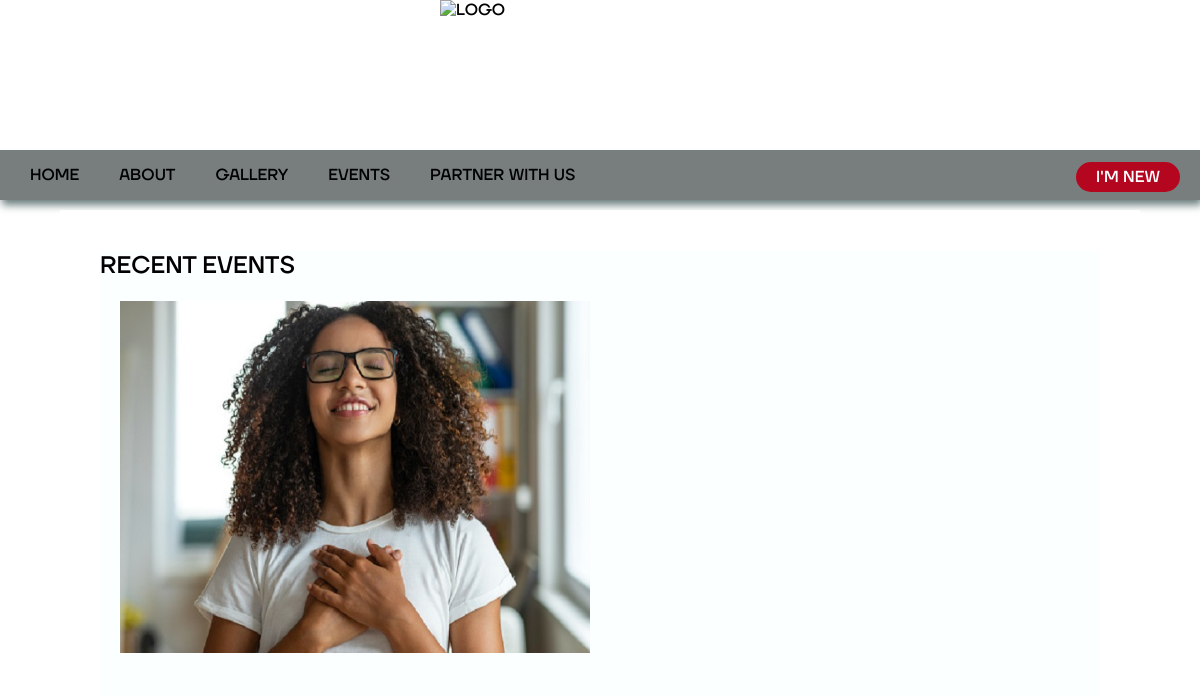
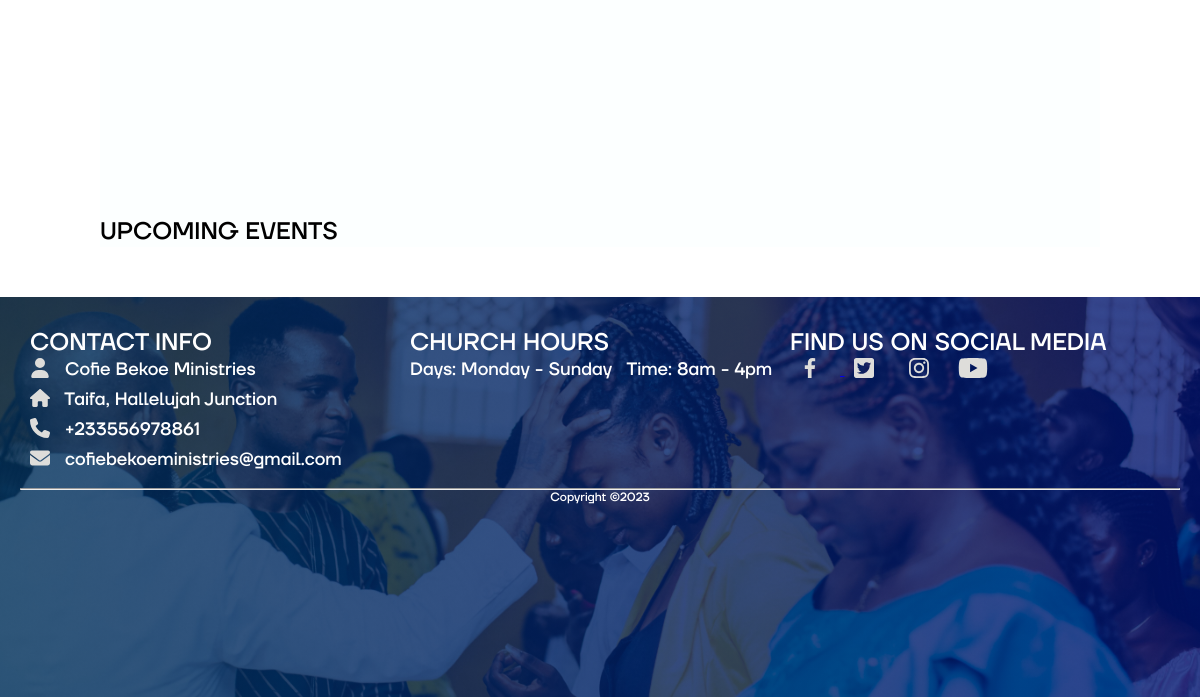
The app's page /church/events, older data (2 pictures, top to bottom).
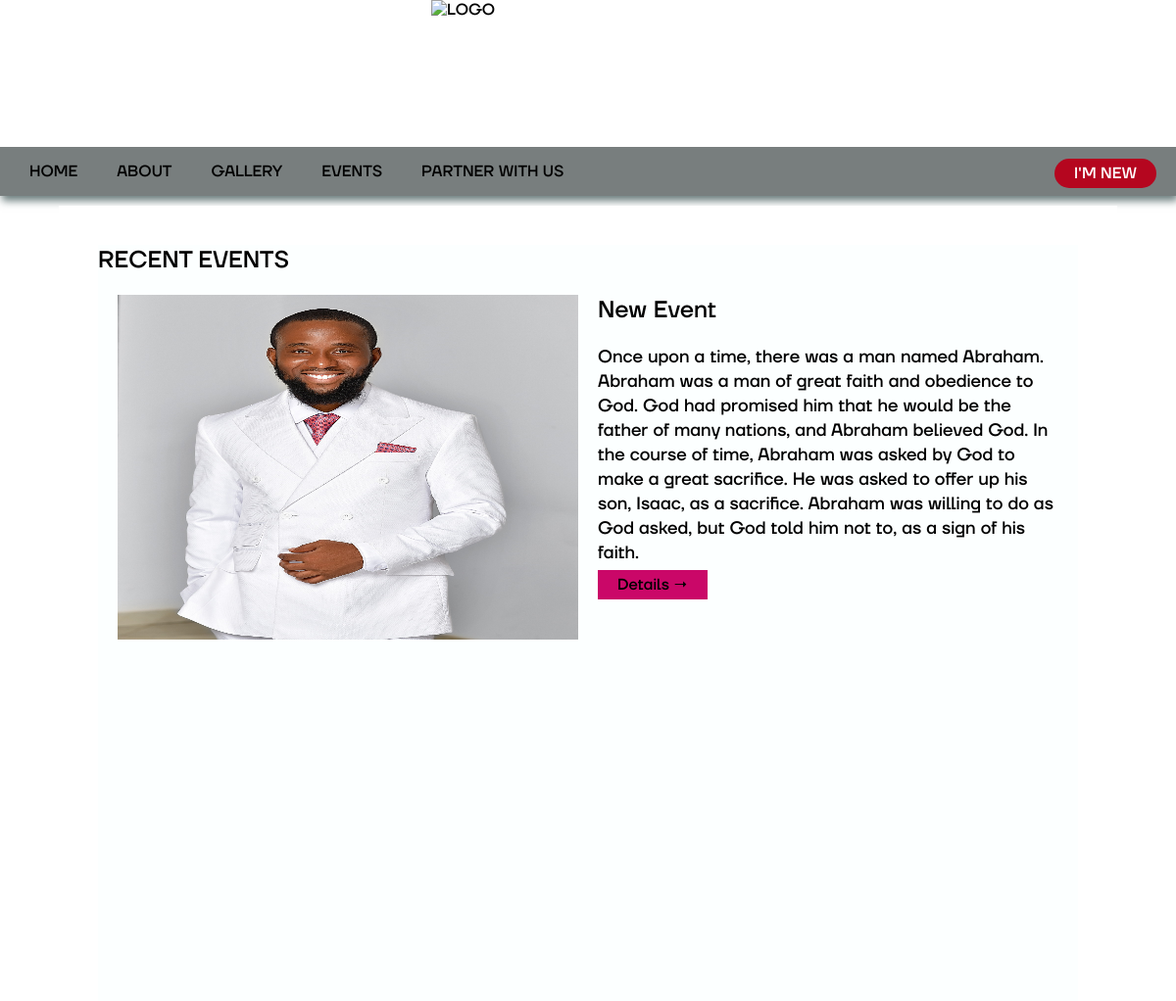
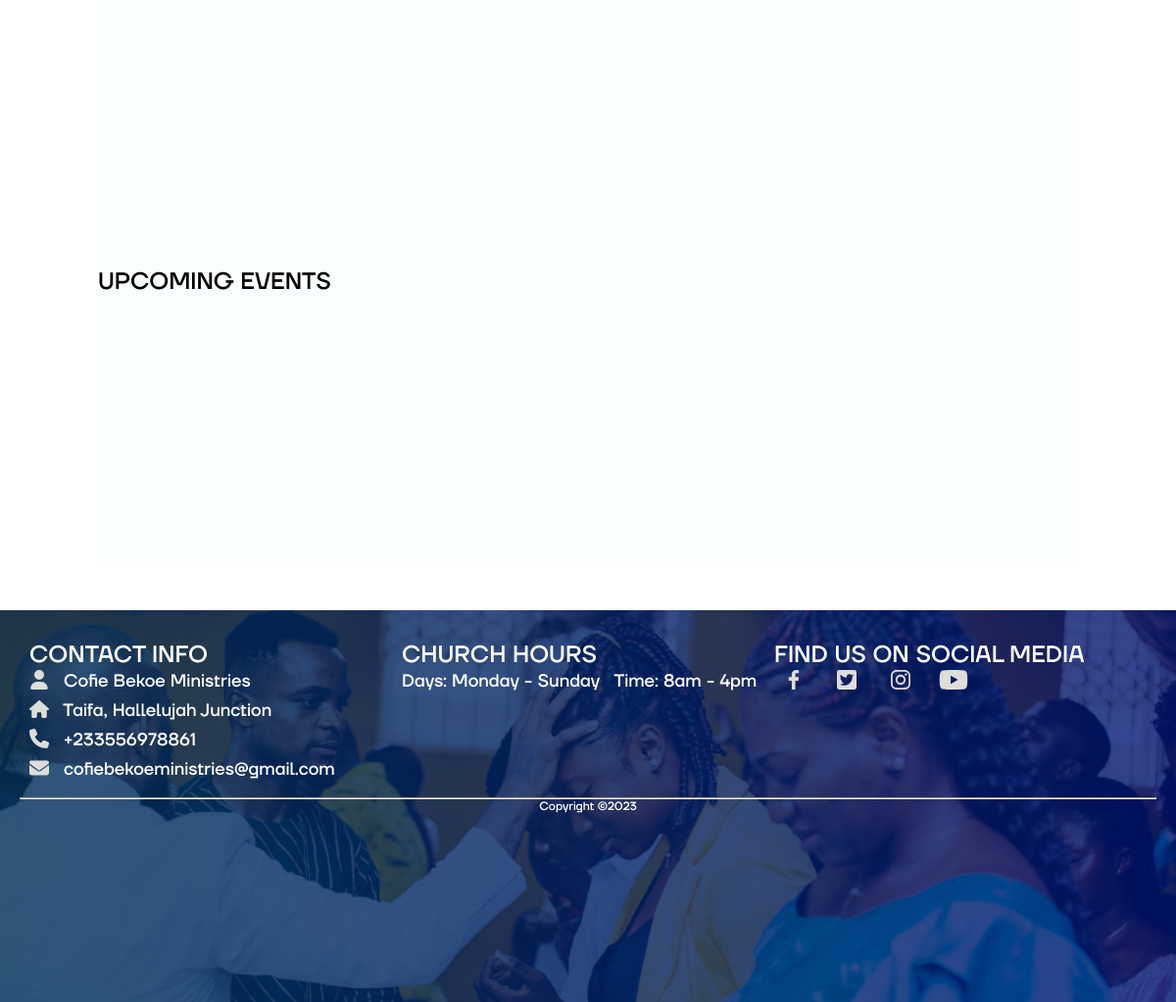
The same page, newer data (2 pictures, top to bottom).
### churchweb/models.py (models this page shows, shortened)
class RecentEvents(models.Model):
    event = models.ForeignKey(Events, on_delete=models.CASCADE)
    event_details = models.TextField(null=True, blank=True)
    date = models.DateTimeField(auto_now_add=True)
    updated = models.DateTimeField(auto_now=True)
    class Meta:
        verbose_name = _("Recent Event")
        verbose_name_plural = _("Recent Events")

class Events(models.Model):
    STATUS_CHOICE = (
        ("normal", "N"),
        ("major", "M")
    )
    name = models.CharField(max_length=256)
    event_type=models.CharField(choices=STATUS_CHOICE, max_length=120, default="N")
    event_date = models.DateField()
    rsvp = models.ForeignKey(RSVP, on_delete=models.PROTECT)
    event_poster = models.ImageField(upload_to = "img")
    time = models.TimeField(blank=True, null=True)
    from_time = models.TimeField(blank=True, null=True)
    to_time = models.TimeField(blank=True, null=True)
    venue = models.CharField(max_length=256)
    status = models.BooleanField(default=True)
    class Meta:
        verbose_name = _("Event")
        verbose_name_plural = _("Events")

### churchweb/views.py (the view)
# urls.py: path('church/events', events, name = 'events' ),
def events(request):
    events_ = Events.objects.filter(status=True).order_by("-event_date")
    recents = RecentEvents.objects.all().order_by("-date")[:2]
    context = {
        'events': events_,
        "recents":recents,
    }
    return render(request, 'events.html', context)

### templates/events.html (shortened to what this page needs)
{% extends 'index.html' %}
{% load static %}
    {% block content %}
    <link rel="stylesheet" href="{% static 'css/events.css' %}">
        <main class="events-section" id="main-body">
            <section class="events">
                <h1>RECENT EVENTS</h1>
                <div class="recent-events-session">
                    {% for event_ in recents %}
                    <div class="recent-events-one">
                        <img class="fade-in" src="{{event_.event.event_poster.url}}" alt="event image left">
                        <div class="option-two fade-in">
                            <h1>{{ event_.event.name }}</h1>
                            <p>{{ event_.event_details }}</p>
                            <a href="#">Details &rarr;</a>
                        </div>
                    </div>
                    {% endfor %}
                </div>
                <h1>UPCOMING EVENTS</h1>
                <div class="upcoming-events">
                </div>
            </section>
        </main>
    {% endblock content %}

### templates/index.html (shortened to what this page needs)
{% load static %}
<!DOCTYPE html>
<html lang="en">
<head>
    <link rel="stylesheet" href="{% static 'css/style.css' %}">
</head>
<body>
    <section id="parentComponent">
        <header class="navBar">
            <div class="logo-nav-elements">
                <div class="nav-menu-items">
                    <div class="logo">
                        <img src="{% static './img/LOGO1 cropped.png' %}" alt="LOGO">
                    </div>
                </div>
                <nav class="navigation">
                    <div class="nav-elements">
                        <a class="nav-link" href="{% url 'index-page' %}">HOME</a>
                        <a class="nav-link" href="{% url 'about' %}">ABOUT</a>
                        <a class="nav-link" href="{% url 'gallery' %}">GALLERY</a>
                        <a class="nav-link" href="{% url 'events' %}">EVENTS</a>
                        <a class="nav-link" href="{% url 'give' %}">PARTNER WITH US</a>
                    </div>
                    <div class="nav-elements nav-ele2">
                        <a href="{% url 'about'  %}">I'M NEW</a>
                    </div>
                </nav>
            </div>
            {% block content %}{% endblock content %}
    <footer class="footer-area">
        <div class="footer-items">
            <div class="footer lozad">
                <h1>CONTACT INFO</h1>
                <p><img src="{% static './img/user.svg' %}" alt=""> Cofie Bekoe Ministries</p>
                <p><img src="{% static './img/home.svg' %}" alt=""> Taifa, Hallelujah Junction</p>
                <br>
                <p><img src="{% static './img/phone.svg' %}" alt=""> +233556978861</p>
                <p><img src="{% static './img/mail.svg' %}" alt=""> cofiebekoeministries@gmail.com</p>
            </div>
            <div class="footer lozad">
                <h1>CHURCH HOURS</h1>
                <span>
                    <p>Days: Monday - Sunday</p>
                    <p>Time: 8am - 4pm</p>
                </span>
            </div>
            <div class="footer lozad">
                <h1>FIND US ON SOCIAL MEDIA</h1>
                <span class="social-links">
                    <a href="https://www.facebook.com/100070673075307/posts/267725212259913/?mibextid=rS40aB7S9Ucbxw6v"><img src="{% static './img/facebook.svg' %}" alt="">
                    </a>
                    <a href="#"><img src="{% static './img/tweeticon.svg' %}" alt=""></a>
                    <a href="https://instagram.com/cofiebekoe?igshid=YmMyMTA2M2Y="><img src="{% static './img/insta.svg' %}" alt=""></a>
                    <a href="https://www.youtube.com/@prophetpowermanbekoe1295" target="_blank"><img src="{% static './img/tube.svg' %}" alt=""></a>
                </span>
            </div>
        </div>
        <hr>
        <div style="display: block; justify-content: center; align-items: center;">
            <p style="text-align: center; font-size: 12px;" id="date"></p>
        </div>
    </footer>
</body>
</html>

### church/static/css/style.css (style rules this page uses)
* { margin: 0; padding: 0; box-sizing: border-box; }
#main-body { font-family: url('/static/fonts/TT Firs Neue Trial Medium.ttf') }
body { width: 100%; font-family: 'TT-Firs-Neue-Trial-Medium', sans-serif; }
p { font-family: "TT-Firs-Neue-Trial-Regular"; font-size: 16px; }
.logo-nav-elements { display: block; justify-content: space-between; align-items: center; flex-wrap: wrap; background-size: cover; background-color: #ffffff; box-shadow: 2px 5px 8px rgb(106, 124, 124); width: 100%; }
.logo { display: inline-flex; justify-content: center; align-items: center; }
.logo img { width:20rem; height:150px; }
.navigation { visibility: visible; display: grid; grid-template-columns: 2fr 1fr; position: static; }
.nav-elements { display: flex; justify-content: flex-start; align-items: center; padding: 10px; margin: 0; background-color: #5c6464d3; }
.nav-elements a { text-decoration: none; color: black; padding:5px 20px; font-family: "TT-Firs-Neue-Trial-Medium"; font-size: 16px; }
.nav-ele2 { display: flex; justify-content: right; align-items: flex-end; padding: 8px 20px; }
.nav-ele2 a { background-color: #b5061f; border-radius: 15px; padding: 5px 20px; color: white; }
.nav-menu-items { display: block; justify-content: flex-start; width: 100%; }
.logo { display: flex; justify-content: center; align-items: center; margin: 0px 5px; }
#main-body { margin: 10px 60px; padding: 10px; background-color: rgba(255, 255, 255, 0.932); scroll-behavior: smooth; }
.fade-in { opacity: 0; transition: opacity 250ms ease-in; }
.fade-in.appear { opacity: 1; transition: all 1s; }
.footer-area { background: linear-gradient(to right, #01305bc9, #001374c4), url(/static/img/foot.jpg) no-repeat; width: 100%; padding: 20px; color: white; background-position: center; background-size: cover; height: 50vh; }
.footer h1 { font-size: 24px; }
.footer-items { display: grid; grid-template-columns: repeat(3, 1fr); grid-template-rows: 1fr; padding: 10px; width: 100%; }
.footer img { width: 20px; height: 20px; color: white; }
.footer.lozad p { display: inline-block; vertical-align: middle; margin-right: 10px; font-family: "TT-Firs-Neue-Trial-Medium"; margin-bottom: 5px; }
.footer.lozad img { display: inline-block; vertical-align: middle; margin-right: 10px; margin-bottom: 5px; }
.social-links img { width: 40px; height: 20px; color: #ffffff; z-index: 1; position: relative; }

### church/static/css/events.css (style rules this page uses)
p { font-family: "TT-Firs-Neue-Trial-Medium"; font-size: 18px; }
.events { margin: 30px; background-color: #fcffff; }
.events h1 { font-size: 24px; margin-bottom: 20px; }
.recent-events-session { margin: 0 20px; }
.recent-events-one { display: grid; grid-template-columns: repeat(2, 1fr); gap: 20px; margin-bottom: 30px; }
.recent-events-one img { width: 100%; height: 22rem; }
.option-two p { margin-bottom: 10px; line-height: 25px; font-size: 18px; }
.option-two a { background-color:#ca0768; padding: 5px 20px; margin: 30px 0; text-decoration: none; color: black; }
.fade-in { opacity: 0; transition: opacity 250ms ease-in; }
.fade-in.appear { opacity: 1; transition: all 1s; }
.upcoming-events { margin: 20px; }

Row changes from the older to the newer data that the page shows:
no longer on this page (row edited): RecentEvents: event.event_poster (picture)
added RecentEvents: event.event_poster (picture), event.name "New Event", event_details "Once upon a time, there was a man named Abraham. Abraham was a man of great faith and obedience to God. God had promised him that he would be the father of many nations, and Abraham believed God. In the course of time, Abraham was asked by God to make a great sacrifice. He was asked to offer up his son, Isaac, as a sacrifice. Abraham was willing to do as God asked, but God told him not to, as a sign of his faith."
